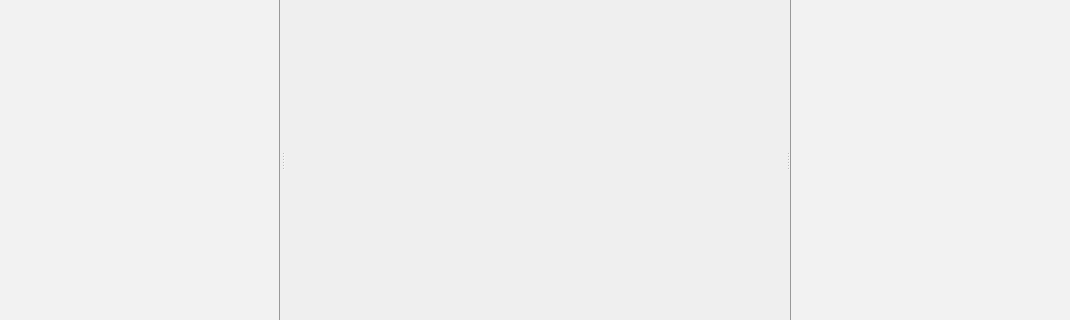
           <widget class="QSplitter" name="splitter">
            <property name="minimumSize">
             <size>
              <width>1070</width>
              <height>320</height>
             </size>
            </property>
            <property name="orientation">
             <enum>Qt::Horizontal</enum>
            </property>
            <property name="handleWidth">
             <number>5</number>
            </property>
            <widget class="column1D" name="file1_Widget" native="true">
             <property name="sizePolicy">
              <sizepolicy hsizetype="Fixed" vsizetype="Expanding">
               <horstretch>0</horstretch>
               <verstretch>0</verstretch>
              </sizepolicy>
             </property>
             <property name="minimumSize">
              <size>
               <width>280</width>
               <height>320</height>
              </size>
             </property>
             <property name="maximumSize">
              <size>
               <width>280</width>
               <height>16777215</height>
              </size>
             </property>
             <property name="styleSheet">
              <string notr="true">#file1_Widget{
		border-right:1px solid rgb(153, 153, 153);
	background-color:rgb(242, 242, 242);
}</string>
             </property>
            </widget>
            <widget class="QCustomPlot" name="customPlot" native="true">
             <property name="sizePolicy">
              <sizepolicy hsizetype="Minimum" vsizetype="Expanding">
               <horstretch>0</horstretch>
               <verstretch>0</verstretch>
              </sizepolicy>
             </property>
             <property name="minimumSize">
              <size>
               <width>500</width>
               <height>320</height>
              </size>
             </property>
             <property name="styleSheet">
              <string notr="true">#customPlot{
	padding-left:20px;
}</string>
             </property>
            </widget>
            <widget class="column1D" name="file2_Widget" native="true">
             <property name="sizePolicy">
              <sizepolicy hsizetype="Fixed" vsizetype="Expanding">
               <horstretch>0</horstretch>
               <verstretch>0</verstretch>
              </sizepolicy>
             </property>
             <property name="minimumSize">
              <size>
               <width>280</width>
               <height>320</height>
              </size>
             </property>
             <property name="maximumSize">
              <size>
               <width>280</width>
               <height>16777215</height>
              </size>
             </property>
             <property name="styleSheet">
              <string notr="true">#file2_Widget{
		border-left:1px solid rgb(153, 153, 153);
background-color:rgb(242, 242, 242);
}</string>
             </property>
            </widget>
           </widget>
